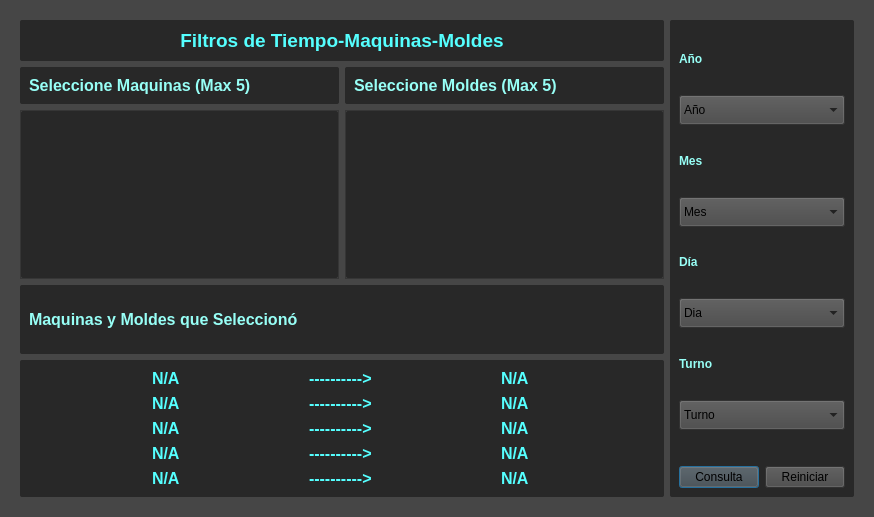
<?xml version="1.0" encoding="UTF-8"?>
<ui version="4.0">
 <class>Dialog</class>
 <widget class="QDialog" name="Dialog">
  <property name="geometry">
   <rect>
    <x>0</x>
    <y>0</y>
    <width>874</width>
    <height>517</height>
   </rect>
  </property>
  <property name="windowTitle">
   <string>Dialog</string>
  </property>
  <property name="styleSheet">
   <string notr="true">*{
	
	background-color: rgb(70, 70, 70);
}
.QWidget{
	
	background-color: rgb(40, 40, 40);
	border-radius: 2;

}
.QFrame{
	
	background-color: rgb(40, 40, 40);
	border-radius: 2;

}
.QLabel{
	background-color: rgb(40, 40, 40);
	font: bold;
}
QWidget#cp_ft{
	
	background-color: rgb(70, 70, 70);
}
QWidget#Logos_1{
	background-color: rgb(255, 255, 255);
	border-radius: 2;
}
QWidget#Separador{
	background-color: rgb(255, 255, 255);
	border-radius: 2;
}

QPushButton#botonSql1:hover{
background-color: orange;
}

QPushButton#botonSql2:hover{
background-color: orange;
}</string>
  </property>
  <layout class="QGridLayout" name="gridLayout">
   <item row="0" column="0">
    <widget class="QWidget" name="cp_ft" native="true">
     <layout class="QHBoxLayout" name="horizontalLayout">
      <item>
       <layout class="QVBoxLayout" name="verticalLayout_6">
        <item>
         <widget class="QFrame" name="frame">
          <property name="frameShape">
           <enum>QFrame::StyledPanel</enum>
          </property>
          <property name="frameShadow">
           <enum>QFrame::Raised</enum>
          </property>
          <layout class="QVBoxLayout" name="verticalLayout_9">
           <item>
            <widget class="QLabel" name="label_4">
             <property name="text">
              <string>&lt;html&gt;&lt;head/&gt;&lt;body&gt;&lt;p&gt;&lt;span style=&quot; font-size:14pt; color:#55ffff;&quot;&gt;Filtros de Tiempo-Maquinas-Moldes&lt;/span&gt;&lt;/p&gt;&lt;/body&gt;&lt;/html&gt;</string>
             </property>
             <property name="alignment">
              <set>Qt::AlignCenter</set>
             </property>
            </widget>
           </item>
          </layout>
         </widget>
        </item>
        <item>
         <layout class="QGridLayout" name="gridLayout_2">
          <item row="0" column="0">
           <widget class="QFrame" name="t_sim">
            <property name="frameShape">
             <enum>QFrame::StyledPanel</enum>
            </property>
            <property name="frameShadow">
             <enum>QFrame::Raised</enum>
            </property>
            <layout class="QVBoxLayout" name="verticalLayout">
             <item>
              <widget class="QLabel" name="label">
               <property name="text">
                <string>&lt;html&gt;&lt;head/&gt;&lt;body&gt;&lt;p&gt;&lt;span style=&quot; font-size:12pt; color:#97fff6;&quot;&gt;Seleccione Maquinas (Max 5)&lt;/span&gt;&lt;/p&gt;&lt;/body&gt;&lt;/html&gt;</string>
               </property>
              </widget>
             </item>
            </layout>
           </widget>
          </item>
          <item row="0" column="1">
           <widget class="QFrame" name="t_molde">
            <property name="frameShape">
             <enum>QFrame::StyledPanel</enum>
            </property>
            <property name="frameShadow">
             <enum>QFrame::Raised</enum>
            </property>
            <layout class="QVBoxLayout" name="verticalLayout_2">
             <item>
              <widget class="QLabel" name="label_2">
               <property name="text">
                <string>&lt;html&gt;&lt;head/&gt;&lt;body&gt;&lt;p&gt;&lt;span style=&quot; font-size:12pt; color:#97fff6;&quot;&gt;Seleccione Moldes (Max 5)&lt;/span&gt;&lt;/p&gt;&lt;/body&gt;&lt;/html&gt;</string>
               </property>
              </widget>
             </item>
            </layout>
           </widget>
          </item>
          <item row="1" column="0">
           <widget class="QScrollArea" name="scMa">
            <property name="widgetResizable">
             <bool>true</bool>
            </property>
            <widget class="QWidget" name="scrollAreaWidgetContents_2">
             <property name="geometry">
              <rect>
               <x>0</x>
               <y>0</y>
               <width>320</width>
               <height>166</height>
              </rect>
             </property>
            </widget>
           </widget>
          </item>
          <item row="1" column="1">
           <widget class="QScrollArea" name="scMo">
            <property name="widgetResizable">
             <bool>true</bool>
            </property>
            <widget class="QWidget" name="scrollAreaWidgetContents">
             <property name="geometry">
              <rect>
               <x>0</x>
               <y>0</y>
               <width>320</width>
               <height>166</height>
              </rect>
             </property>
            </widget>
           </widget>
          </item>
         </layout>
        </item>
        <item>
         <layout class="QVBoxLayout" name="verticalLayout_5" stretch="1,2">
          <item>
           <widget class="QFrame" name="frame_3">
            <property name="frameShape">
             <enum>QFrame::StyledPanel</enum>
            </property>
            <property name="frameShadow">
             <enum>QFrame::Raised</enum>
            </property>
            <layout class="QVBoxLayout" name="verticalLayout_3">
             <item>
              <widget class="QLabel" name="label_3">
               <property name="text">
                <string>&lt;html&gt;&lt;head/&gt;&lt;body&gt;&lt;p&gt;&lt;span style=&quot; font-size:12pt; color:#97fff6;&quot;&gt;Maquinas y Moldes que Seleccionó&lt;/span&gt;&lt;/p&gt;&lt;/body&gt;&lt;/html&gt;</string>
               </property>
              </widget>
             </item>
            </layout>
           </widget>
          </item>
          <item>
           <widget class="QFrame" name="frame_4">
            <property name="frameShape">
             <enum>QFrame::StyledPanel</enum>
            </property>
            <property name="frameShadow">
             <enum>QFrame::Raised</enum>
            </property>
            <layout class="QVBoxLayout" name="verticalLayout_4">
             <item>
              <layout class="QHBoxLayout" name="horizontalLayout_3">
               <item>
                <widget class="QLabel" name="mm_1">
                 <property name="sizePolicy">
                  <sizepolicy hsizetype="Fixed" vsizetype="Preferred">
                   <horstretch>0</horstretch>
                   <verstretch>0</verstretch>
                  </sizepolicy>
                 </property>
                 <property name="text">
                  <string>&lt;html&gt;&lt;head/&gt;&lt;body&gt;&lt;p&gt;&lt;span style=&quot; font-size:12pt; color:#55ffff;&quot;&gt;N/A&lt;/span&gt;&lt;/p&gt;&lt;/body&gt;&lt;/html&gt;</string>
                 </property>
                </widget>
               </item>
               <item>
                <widget class="QLabel" name="mm_6">
                 <property name="sizePolicy">
                  <sizepolicy hsizetype="Fixed" vsizetype="Preferred">
                   <horstretch>0</horstretch>
                   <verstretch>0</verstretch>
                  </sizepolicy>
                 </property>
                 <property name="text">
                  <string>&lt;html&gt;&lt;head/&gt;&lt;body&gt;&lt;p&gt;&lt;span style=&quot; font-size:12pt; color:#55ffff;&quot;&gt;----------&amp;gt;&lt;/span&gt;&lt;/p&gt;&lt;/body&gt;&lt;/html&gt;</string>
                 </property>
                </widget>
               </item>
               <item>
                <widget class="QLabel" name="mm_11">
                 <property name="sizePolicy">
                  <sizepolicy hsizetype="Fixed" vsizetype="Preferred">
                   <horstretch>0</horstretch>
                   <verstretch>0</verstretch>
                  </sizepolicy>
                 </property>
                 <property name="text">
                  <string>&lt;html&gt;&lt;head/&gt;&lt;body&gt;&lt;p&gt;&lt;span style=&quot; font-size:12pt; color:#55ffff;&quot;&gt;N/A&lt;/span&gt;&lt;/p&gt;&lt;/body&gt;&lt;/html&gt;</string>
                 </property>
                </widget>
               </item>
              </layout>
             </item>
             <item>
              <layout class="QHBoxLayout" name="horizontalLayout_4">
               <item>
                <widget class="QLabel" name="mm_2">
                 <property name="sizePolicy">
                  <sizepolicy hsizetype="Fixed" vsizetype="Preferred">
                   <horstretch>0</horstretch>
                   <verstretch>0</verstretch>
                  </sizepolicy>
                 </property>
                 <property name="text">
                  <string>&lt;html&gt;&lt;head/&gt;&lt;body&gt;&lt;p&gt;&lt;span style=&quot; font-size:12pt; color:#55ffff;&quot;&gt;N/A&lt;/span&gt;&lt;/p&gt;&lt;/body&gt;&lt;/html&gt;</string>
                 </property>
                </widget>
               </item>
               <item>
                <widget class="QLabel" name="mm_7">
                 <property name="sizePolicy">
                  <sizepolicy hsizetype="Fixed" vsizetype="Preferred">
                   <horstretch>0</horstretch>
                   <verstretch>0</verstretch>
                  </sizepolicy>
                 </property>
                 <property name="text">
                  <string>&lt;html&gt;&lt;head/&gt;&lt;body&gt;&lt;p&gt;&lt;span style=&quot; font-size:12pt; color:#55ffff;&quot;&gt;----------&amp;gt;&lt;/span&gt;&lt;/p&gt;&lt;/body&gt;&lt;/html&gt;</string>
                 </property>
                </widget>
               </item>
               <item>
                <widget class="QLabel" name="mm_12">
                 <property name="sizePolicy">
                  <sizepolicy hsizetype="Fixed" vsizetype="Preferred">
                   <horstretch>0</horstretch>
                   <verstretch>0</verstretch>
                  </sizepolicy>
                 </property>
                 <property name="text">
                  <string>&lt;html&gt;&lt;head/&gt;&lt;body&gt;&lt;p&gt;&lt;span style=&quot; font-size:12pt; color:#55ffff;&quot;&gt;N/A&lt;/span&gt;&lt;/p&gt;&lt;/body&gt;&lt;/html&gt;</string>
                 </property>
                </widget>
               </item>
              </layout>
             </item>
             <item>
              <layout class="QHBoxLayout" name="horizontalLayout_5">
               <item>
                <widget class="QLabel" name="mm_3">
                 <property name="sizePolicy">
                  <sizepolicy hsizetype="Fixed" vsizetype="Preferred">
                   <horstretch>0</horstretch>
                   <verstretch>0</verstretch>
                  </sizepolicy>
                 </property>
                 <property name="text">
                  <string>&lt;html&gt;&lt;head/&gt;&lt;body&gt;&lt;p&gt;&lt;span style=&quot; font-size:12pt; color:#55ffff;&quot;&gt;N/A&lt;/span&gt;&lt;/p&gt;&lt;/body&gt;&lt;/html&gt;</string>
                 </property>
                </widget>
               </item>
               <item>
                <widget class="QLabel" name="mm_8">
                 <property name="sizePolicy">
                  <sizepolicy hsizetype="Fixed" vsizetype="Preferred">
                   <horstretch>0</horstretch>
                   <verstretch>0</verstretch>
                  </sizepolicy>
                 </property>
                 <property name="text">
                  <string>&lt;html&gt;&lt;head/&gt;&lt;body&gt;&lt;p&gt;&lt;span style=&quot; font-size:12pt; color:#55ffff;&quot;&gt;----------&amp;gt;&lt;/span&gt;&lt;/p&gt;&lt;/body&gt;&lt;/html&gt;</string>
                 </property>
                </widget>
               </item>
               <item>
                <widget class="QLabel" name="mm_13">
                 <property name="sizePolicy">
                  <sizepolicy hsizetype="Fixed" vsizetype="Preferred">
                   <horstretch>0</horstretch>
                   <verstretch>0</verstretch>
                  </sizepolicy>
                 </property>
                 <property name="text">
                  <string>&lt;html&gt;&lt;head/&gt;&lt;body&gt;&lt;p&gt;&lt;span style=&quot; font-size:12pt; color:#55ffff;&quot;&gt;N/A&lt;/span&gt;&lt;/p&gt;&lt;/body&gt;&lt;/html&gt;</string>
                 </property>
                </widget>
               </item>
              </layout>
             </item>
             <item>
              <layout class="QHBoxLayout" name="horizontalLayout_6">
               <item>
                <widget class="QLabel" name="mm_4">
                 <property name="sizePolicy">
                  <sizepolicy hsizetype="Fixed" vsizetype="Preferred">
                   <horstretch>0</horstretch>
                   <verstretch>0</verstretch>
                  </sizepolicy>
                 </property>
                 <property name="text">
                  <string>&lt;html&gt;&lt;head/&gt;&lt;body&gt;&lt;p&gt;&lt;span style=&quot; font-size:12pt; color:#55ffff;&quot;&gt;N/A&lt;/span&gt;&lt;/p&gt;&lt;/body&gt;&lt;/html&gt;</string>
                 </property>
                </widget>
               </item>
               <item>
                <widget class="QLabel" name="mm_9">
                 <property name="sizePolicy">
                  <sizepolicy hsizetype="Fixed" vsizetype="Preferred">
                   <horstretch>0</horstretch>
                   <verstretch>0</verstretch>
                  </sizepolicy>
                 </property>
                 <property name="text">
                  <string>&lt;html&gt;&lt;head/&gt;&lt;body&gt;&lt;p&gt;&lt;span style=&quot; font-size:12pt; color:#55ffff;&quot;&gt;----------&amp;gt;&lt;/span&gt;&lt;/p&gt;&lt;/body&gt;&lt;/html&gt;</string>
                 </property>
                </widget>
               </item>
               <item>
                <widget class="QLabel" name="mm_14">
                 <property name="sizePolicy">
                  <sizepolicy hsizetype="Fixed" vsizetype="Preferred">
                   <horstretch>0</horstretch>
                   <verstretch>0</verstretch>
                  </sizepolicy>
                 </property>
                 <property name="text">
                  <string>&lt;html&gt;&lt;head/&gt;&lt;body&gt;&lt;p&gt;&lt;span style=&quot; font-size:12pt; color:#55ffff;&quot;&gt;N/A&lt;/span&gt;&lt;/p&gt;&lt;/body&gt;&lt;/html&gt;</string>
                 </property>
                </widget>
               </item>
              </layout>
             </item>
             <item>
              <layout class="QHBoxLayout" name="horizontalLayout_7">
               <item>
                <widget class="QLabel" name="mm_5">
                 <property name="sizePolicy">
                  <sizepolicy hsizetype="Fixed" vsizetype="Preferred">
                   <horstretch>0</horstretch>
                   <verstretch>0</verstretch>
                  </sizepolicy>
                 </property>
                 <property name="text">
                  <string>&lt;html&gt;&lt;head/&gt;&lt;body&gt;&lt;p&gt;&lt;span style=&quot; font-size:12pt; color:#55ffff;&quot;&gt;N/A&lt;/span&gt;&lt;/p&gt;&lt;/body&gt;&lt;/html&gt;</string>
                 </property>
                </widget>
               </item>
               <item>
                <widget class="QLabel" name="mm_10">
                 <property name="sizePolicy">
                  <sizepolicy hsizetype="Fixed" vsizetype="Preferred">
                   <horstretch>0</horstretch>
                   <verstretch>0</verstretch>
                  </sizepolicy>
                 </property>
                 <property name="text">
                  <string>&lt;html&gt;&lt;head/&gt;&lt;body&gt;&lt;p&gt;&lt;span style=&quot; font-size:12pt; color:#55ffff;&quot;&gt;----------&amp;gt;&lt;/span&gt;&lt;/p&gt;&lt;/body&gt;&lt;/html&gt;</string>
                 </property>
                </widget>
               </item>
               <item>
                <widget class="QLabel" name="mm_15">
                 <property name="sizePolicy">
                  <sizepolicy hsizetype="Fixed" vsizetype="Preferred">
                   <horstretch>0</horstretch>
                   <verstretch>0</verstretch>
                  </sizepolicy>
                 </property>
                 <property name="text">
                  <string>&lt;html&gt;&lt;head/&gt;&lt;body&gt;&lt;p&gt;&lt;span style=&quot; font-size:12pt; color:#55ffff;&quot;&gt;N/A&lt;/span&gt;&lt;/p&gt;&lt;/body&gt;&lt;/html&gt;</string>
                 </property>
                </widget>
               </item>
              </layout>
             </item>
            </layout>
           </widget>
          </item>
         </layout>
        </item>
       </layout>
      </item>
      <item>
       <widget class="QWidget" name="widget_14" native="true">
        <layout class="QGridLayout" name="gridLayout_9">
         <item row="0" column="0">
          <layout class="QVBoxLayout" name="verticalLayout_8">
           <item>
            <widget class="QLabel" name="label_9">
             <property name="sizePolicy">
              <sizepolicy hsizetype="Minimum" vsizetype="Minimum">
               <horstretch>0</horstretch>
               <verstretch>0</verstretch>
              </sizepolicy>
             </property>
             <property name="font">
              <font>
               <weight>75</weight>
               <italic>false</italic>
               <bold>true</bold>
              </font>
             </property>
             <property name="text">
              <string>&lt;html&gt;&lt;head/&gt;&lt;body&gt;&lt;p&gt;&lt;span style=&quot; color:#97fff6;&quot;&gt;Año&lt;/span&gt;&lt;/p&gt;&lt;/body&gt;&lt;/html&gt;</string>
             </property>
            </widget>
           </item>
           <item>
            <widget class="QComboBox" name="year">
             <property name="sizePolicy">
              <sizepolicy hsizetype="Preferred" vsizetype="Maximum">
               <horstretch>0</horstretch>
               <verstretch>0</verstretch>
              </sizepolicy>
             </property>
             <property name="minimumSize">
              <size>
               <width>0</width>
               <height>30</height>
              </size>
             </property>
             <item>
              <property name="text">
               <string>Año</string>
              </property>
             </item>
            </widget>
           </item>
           <item>
            <widget class="QLabel" name="label_10">
             <property name="sizePolicy">
              <sizepolicy hsizetype="Minimum" vsizetype="Minimum">
               <horstretch>0</horstretch>
               <verstretch>0</verstretch>
              </sizepolicy>
             </property>
             <property name="font">
              <font>
               <weight>75</weight>
               <italic>false</italic>
               <bold>true</bold>
              </font>
             </property>
             <property name="text">
              <string>&lt;html&gt;&lt;head/&gt;&lt;body&gt;&lt;p&gt;&lt;span style=&quot; color:#97fff6;&quot;&gt;Mes&lt;/span&gt;&lt;/p&gt;&lt;/body&gt;&lt;/html&gt;</string>
             </property>
            </widget>
           </item>
           <item>
            <widget class="QComboBox" name="month">
             <property name="sizePolicy">
              <sizepolicy hsizetype="Preferred" vsizetype="Maximum">
               <horstretch>0</horstretch>
               <verstretch>0</verstretch>
              </sizepolicy>
             </property>
             <property name="minimumSize">
              <size>
               <width>0</width>
               <height>30</height>
              </size>
             </property>
             <item>
              <property name="text">
               <string>Mes</string>
              </property>
             </item>
            </widget>
           </item>
           <item>
            <widget class="QLabel" name="label_11">
             <property name="sizePolicy">
              <sizepolicy hsizetype="Minimum" vsizetype="Minimum">
               <horstretch>0</horstretch>
               <verstretch>0</verstretch>
              </sizepolicy>
             </property>
             <property name="font">
              <font>
               <weight>75</weight>
               <italic>false</italic>
               <bold>true</bold>
              </font>
             </property>
             <property name="text">
              <string>&lt;html&gt;&lt;head/&gt;&lt;body&gt;&lt;p&gt;&lt;span style=&quot; color:#97fff6;&quot;&gt;Día&lt;/span&gt;&lt;/p&gt;&lt;/body&gt;&lt;/html&gt;</string>
             </property>
            </widget>
           </item>
           <item>
            <widget class="QComboBox" name="day">
             <property name="sizePolicy">
              <sizepolicy hsizetype="Preferred" vsizetype="Maximum">
               <horstretch>0</horstretch>
               <verstretch>0</verstretch>
              </sizepolicy>
             </property>
             <property name="minimumSize">
              <size>
               <width>0</width>
               <height>30</height>
              </size>
             </property>
             <item>
              <property name="text">
               <string>Dia</string>
              </property>
             </item>
            </widget>
           </item>
           <item>
            <widget class="QLabel" name="label_12">
             <property name="sizePolicy">
              <sizepolicy hsizetype="Minimum" vsizetype="Minimum">
               <horstretch>0</horstretch>
               <verstretch>0</verstretch>
              </sizepolicy>
             </property>
             <property name="font">
              <font>
               <weight>75</weight>
               <italic>false</italic>
               <bold>true</bold>
              </font>
             </property>
             <property name="text">
              <string>&lt;html&gt;&lt;head/&gt;&lt;body&gt;&lt;p&gt;&lt;span style=&quot; color:#97fff6;&quot;&gt;Turno&lt;/span&gt;&lt;/p&gt;&lt;/body&gt;&lt;/html&gt;</string>
             </property>
            </widget>
           </item>
           <item>
            <widget class="QComboBox" name="turno">
             <property name="sizePolicy">
              <sizepolicy hsizetype="Preferred" vsizetype="Maximum">
               <horstretch>0</horstretch>
               <verstretch>0</verstretch>
              </sizepolicy>
             </property>
             <property name="minimumSize">
              <size>
               <width>0</width>
               <height>30</height>
              </size>
             </property>
             <item>
              <property name="text">
               <string>Turno</string>
              </property>
             </item>
            </widget>
           </item>
           <item>
            <layout class="QHBoxLayout" name="horizontalLayout_2">
             <property name="topMargin">
              <number>30</number>
             </property>
             <item>
              <widget class="QPushButton" name="botonSql1">
               <property name="styleSheet">
                <string notr="true"/>
               </property>
               <property name="text">
                <string>Consulta</string>
               </property>
              </widget>
             </item>
             <item>
              <widget class="QPushButton" name="botonSql2">
               <property name="text">
                <string>Reiniciar</string>
               </property>
              </widget>
             </item>
            </layout>
           </item>
          </layout>
         </item>
        </layout>
       </widget>
      </item>
     </layout>
    </widget>
   </item>
  </layout>
 </widget>
 <resources/>
 <connections/>
</ui>
